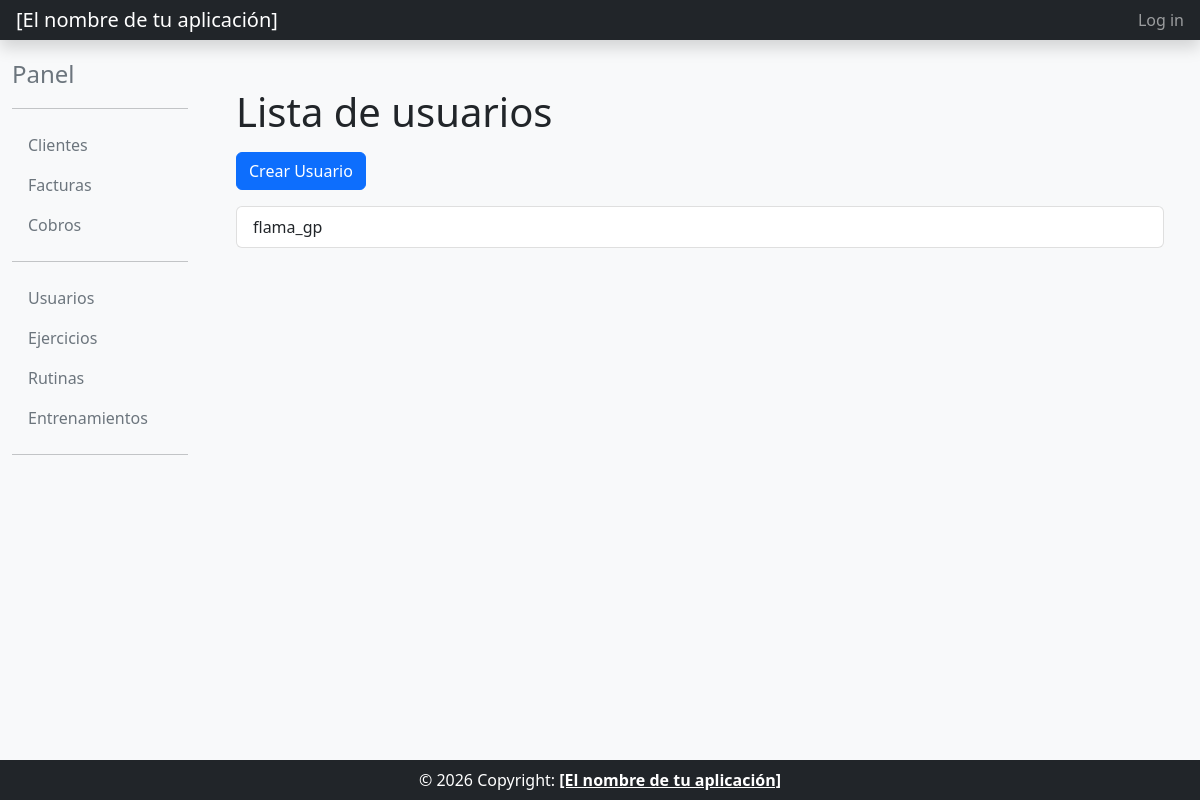
Before: /core/usuarios/ with the older database file.
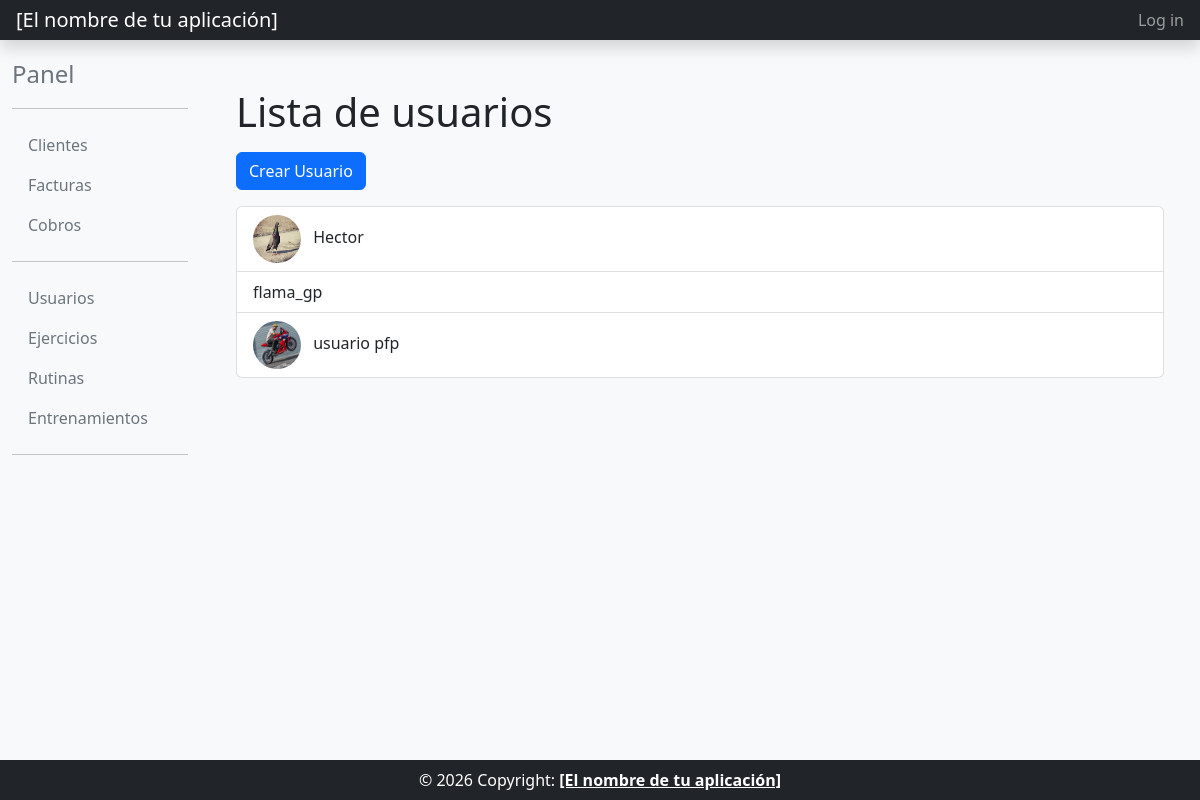
After: the same page with the newer database file.
### core/models.py (models this page shows, shortened)
class Usuario(models.Model):
    nickname = models.CharField(max_length=12, primary_key=True)
    foto_perfil = models.ImageField(upload_to='perfiles/', null=True, blank=True)
    altura = models.DecimalField(max_digits=4, decimal_places=2, null=True, blank=True)
    peso = models.DecimalField(max_digits=5, decimal_places=2, null=True, blank=True)
    objetivo = models.CharField(max_length=50)
    class Meta:
        verbose_name = "usuario"
        verbose_name_plural = "usuarios"
        ordering = ['nickname'] #Esto nos sirve para ordenar y ver que ver primero, en este caso es por nickame pero se podria por feha en  alguno otro

### core/views.py (the view)
class UsuarioListView(OrderingListViewMixin, ListView):
    model = Usuario
    template_name = "usuario_list.html"
    paginate_by = 10

### common/mixins.py (called while the page is built)
    def get_queryset(self):
        queryset = super().get_queryset()
        ordering = self.request.GET.get('ordering')
        if ordering == 'asc':
            return queryset.order_by('pk')
        if ordering == 'desc':
            return queryset.order_by('-pk')
        return queryset

    def get_context_data(self, **kwargs):
        context = super().get_context_data(**kwargs)
        ordering = self.request.GET.get('ordering')
        context['ordering'] = ordering if ordering in ('asc', 'desc') else None
        return context

### core/templates/usuario_list.html (shortened to what this page needs)
{% extends "base_intranet.html" %}
{% block main_content %}
<div class="container">
    <h1>Lista de usuarios</h1>
    <a href="{% url 'usuario_create' %}" class="btn btn-primary mt-2"> Crear Usuario</a>
    <div class="list-group mt-3">
        {% for usuario in object_list %}
            <a href="{% url 'usuario_detail' pk=usuario.pk %}" class="list-group-item list-group-item-action text-decoration-none">
                {% if usuario.foto_perfil %}
                    <img src="{{ usuario.foto_perfil.url }}" alt="" class="rounded-circle me-2" width="48" height="48">
                {% endif %}
                {{ usuario.nickname }}
            </a>
        {% empty %}
            <div class="list-group-item">No hay usuarios registrados.</div>
        {% endfor %}
    </div>
</div>
{% endblock main_content %}

Changed rows visible on the page:
added Usuario: foto_perfil (picture), nickname "Hector"
added Usuario: foto_perfil (picture), nickname "usuario pfp"
